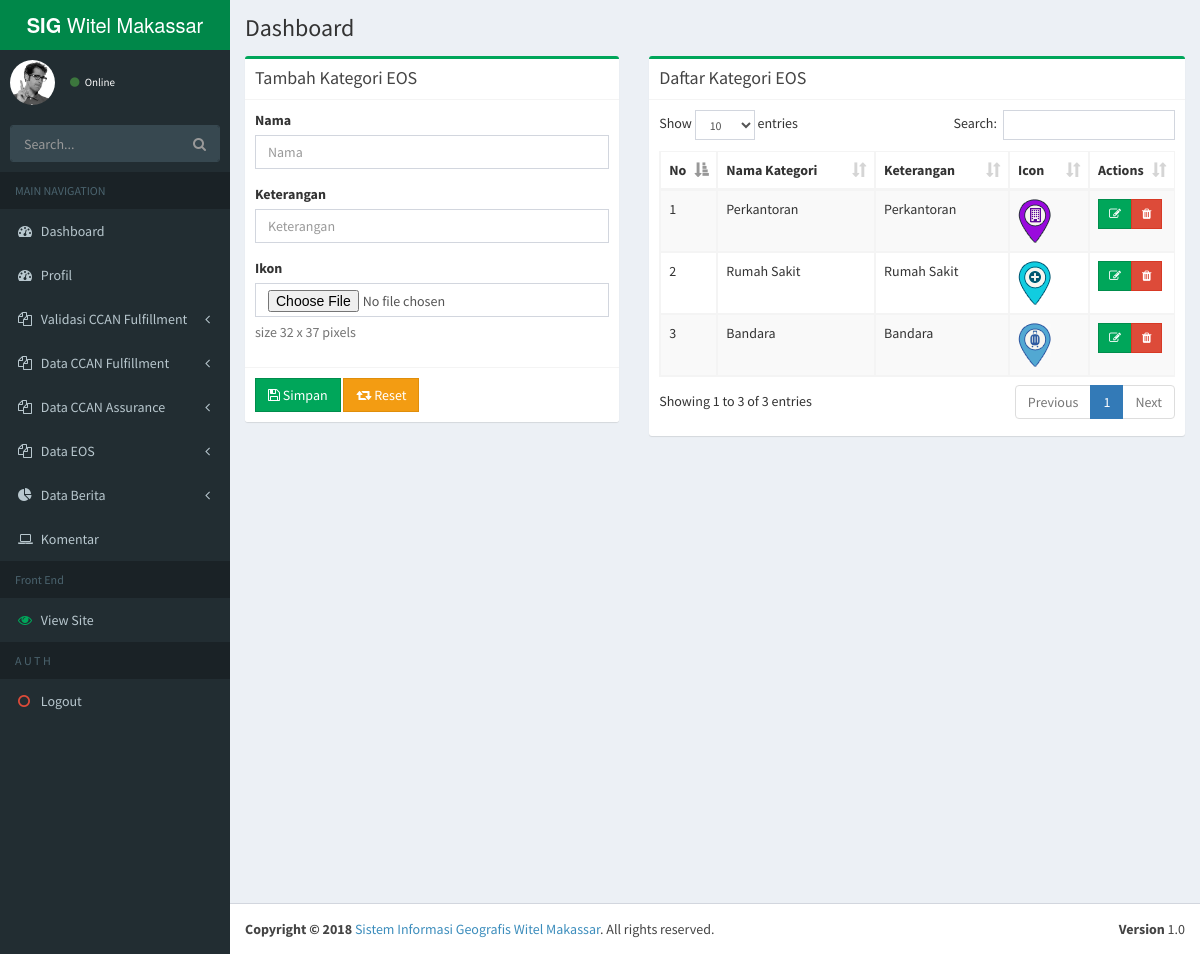
/dashboard/lokasi_eos_kategori, run on the app's committed database.
### tables this page shows
CREATE TABLE `kategori` (
  `id` int(11) NOT NULL,
  `nama_kategori` varchar(255) NOT NULL,
  `keterangan` varchar(300) NOT NULL,
  `ikon` varchar(255) NOT NULL
);

### application/libraries/Template.php (called while the page is built)
<?php if ( ! defined('BASEPATH')) exit('No direct script access allowed');
class Template {
		var $template_data = array();
		function set($name, $value)
		{
			$this->template_data[$name] = $value;
		}
		function load($template = '', $view = '' , $view_data = array(), $return = FALSE)
		{
			$this->CI =& get_instance();
			$this->set('contents', $this->CI->load->view($view, $view_data, TRUE));
			return $this->CI->load->view($template, $this->template_data, $return);
		}
}

### application/controllers/Dashboard.php (called while the page is built, shortened)
<?php
class Dashboard extends CI_Controller {
    public function lokasi_eos_kategori()
    {
        if (isset($_POST['simpan'])) {
            if ($_FILES['gambar']['error'] <> 4) {
                $config['upload_path'] = './uploads/icon';
                $config['allowed_types'] = 'jpg|png|gif|bmp';
                $this->load->library('upload', $config);
                if (!$this->upload->do_upload('gambar')) {
                    $error = array('error' => $this->upload->display_errors());
                    $this->index($error);
                } else {
                    $hasil 	= $this->upload->data();
                    $data = array(
                        'nama_kategori'	=> $this->input->post('nama'),
                        'keterangan'	=> $this->input->post('keterangan'),
                        'ikon'			=> $hasil['file_name'],
                    );
                    $this->db->insert('kategori',$data);
                    redirect('dashboard/lokasi_eos_kategori');
                }
            } else {
                $data = array(
                    'nama_kategori'	=> $this->input->post('nama'),
                    'keterangan'	=> $this->input->post('keterangan'),
                );
                $this->db->insert('kategori',$data);
                redirect('dashboard/lokasi_eos_kategori');
            }
        }else{
            $data['k'] = $this->db->get('kategori');
            $this->template->load('back-end/_template','back-end/_lokasi_eos_kategori',$data);
        }
    }
}

### index.php (called while the page is built, shortened)
<?php
require_once BASEPATH.'core/CodeIgniter.php';

### application/views/back-end/_lokasi_eos_kategori.php (the view, shortened to what this page needs)
<div class="content-wrapper">
    <section class="content-header">
        <h1>
            Dashboard
        </h1>
    </section>
    <section class="content">
        <div class="row">
            <div class="col-sm-5">
                <div class="box box-success">
                    <div class="box-header with-border">
                        <h3 class="box-title">Tambah Kategori EOS</h3>
                    </div>
                    <?=form_open_multipart('dashboard/lokasi_eos_kategori') ?>
                    <div class="box-body">
                        <div class="form-group">
                            <label>Nama</label>
                            <input name="nama" type="text" class="form-control" placeholder="Nama" required="">
                        </div>
                        <div class="form-group">
                            <label>Keterangan</label>
                            <input name="keterangan" type="text" class="form-control" placeholder="Keterangan" required="">
                        </div>
                        <div class="form-group">
                            <label>Ikon</label>
                            <input type="file" name="gambar" class="form-control" required="">
                            <p class="help-block">size 32 x 37 pixels</p>
                        </div>
                    </div>
                    <div class="box-footer">
                        <button name="simpan" type="submit" class="btn btn-success btn-flat"><i class="fa fa-save"></i> Simpan</button>
                        <button name="update" type="reset" class="btn btn-warning btn-flat"><i class="fa fa-retweet"></i> Reset</button>
                    </div>
                </div>
            </div>
            <div class="col-md-7">
                <div class="box box-success">
                    <div class="box-header with-border">
                        <h3 class="box-title">Daftar Kategori EOS</h3>
                    </div>
                    <div class="box-body">
                        <table id="example1" class="table table-bordered table-striped">
                            <thead>
                            <tr>
                                <th width="5%">No</th>
                                <th>Nama Kategori</th>
                                <th>Keterangan</th>
                                <th>Icon</th>
                                <th width="15%">Actions</th>
                            </tr>
                            </thead>
                            <tbody>
                            <?php $no=1; foreach($k->result() as $r){ ?>
                                <tr>
                                    <td><?=$no; ?></td>
                                    <td><?=$r->nama_kategori ?></td>
                                    <td><?=$r->keterangan ?></td>
                                    <td><img src="<?=base_url().'uploads/icon/'.$r->ikon ?>"></td>
                                    <td>
                                        <div class="btn-group">
                                            <a class="btn btn-success btn-sm btn-flat" href="<?=base_url().'dashboard/lokasi_eos_kategori_edit/'.$r->id ?>"><i class="fa fa-edit"></i> </a>
                                            <a class="btn btn-danger btn-sm btn-flat" href="<?=base_url().'dashboard/lokasi_eos_kategori_delete/'.$r->id ?>"><i class="fa fa-trash"></i> </a>
                                        </div>
                                    </td>
                                </tr>
                                <?php $no++; } ?>
                        </table>
                    </div>
                </div>
            </div>
        </div>
    </section>
</div>

### data on the page
kategori: nama_kategori "Perkantoran", keterangan "Perkantoran", ikon (picture)
kategori: nama_kategori "Rumah Sakit", keterangan "Rumah Sakit", ikon (picture)
kategori: nama_kategori "Bandara", keterangan "Bandara", ikon (picture)
